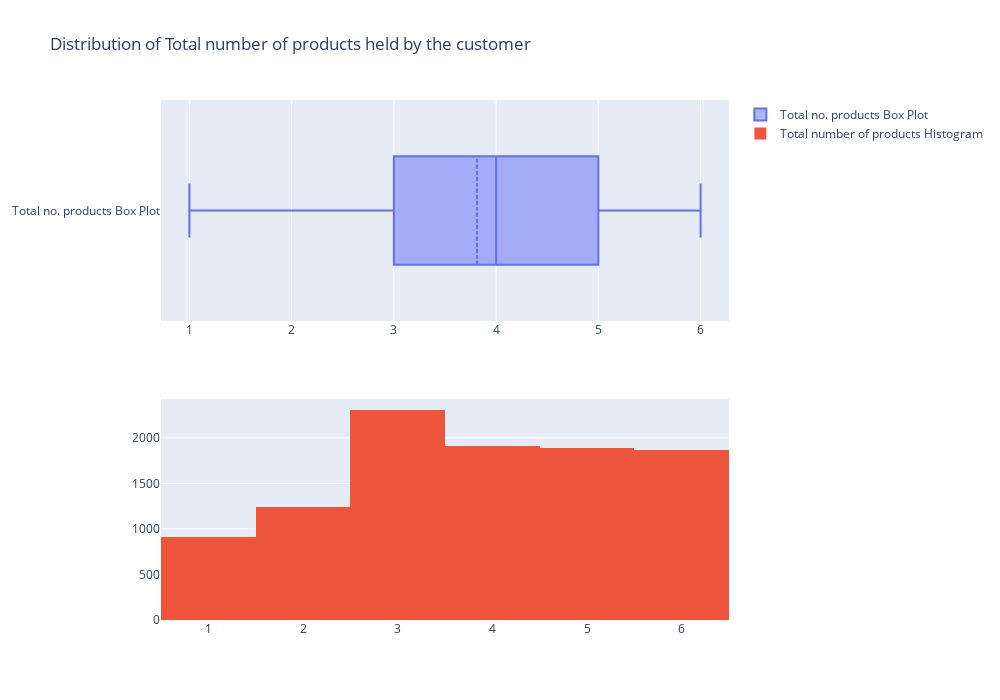

Notebook cell for this chart:
### Markdown cell above
We have a low kurtosis value pointing to a very flat shaped distribution, which means we cannot assume normlaity of the feature

### Code cell
# Month The total number of products held by the customer -- Total_Relationship_count
fig = make_subplots(rows=2,cols=1)

tr1 = go.Box(x = df['Total_Relationship_Count'],name = 'Total no. products Box Plot',boxmean=True)
tr2 = go.Histogram(x = df['Total_Relationship_Count'] ,name='Total number of products Histogram')

fig.add_trace(tr1,row=1,col=1)
fig.add_trace(tr2,row=2,col=1)
fig.update_layout(height = 700,width = 1000, title_text = 'Distribution of Total number of products held by the customer')
fig.show()

### Figure 1 — Plotly figure (JSON) as saved in the notebook; plotly's stock layout.template omitted (floating-point values rounded to 4 significant figures; data arrays with more than 128 entries replaced by an {"elided": "..."} marker saying what was removed)
{"data": [{"boxmean": true, "name": "Total no. products Box Plot", "type": "box", "x": {"elided": "10127 int values"}, "xaxis": "x", "yaxis": "y"}, {"name": "Total number of products Histogram", "type": "histogram", "x": {"elided": "10127 int values"}, "xaxis": "x2", "yaxis": "y2"}], "layout": {"height": 700, "title": {"text": "Distribution of Total number of products held by the customer"}, "width": 1000, "xaxis": {"anchor": "y", "autorange": true, "domain": [0, 1], "range": [0.7222, 6.278], "type": "linear"}, "xaxis2": {"anchor": "y2", "autorange": true, "domain": [0, 1], "range": [0.5, 6.5], "type": "linear"}, "yaxis": {"anchor": "x", "autorange": true, "domain": [0.575, 1], "range": [-0.5, 0.5], "type": "category"}, "yaxis2": {"anchor": "x2", "autorange": true, "domain": [0, 0.425], "range": [0, 2426.0]}}}
